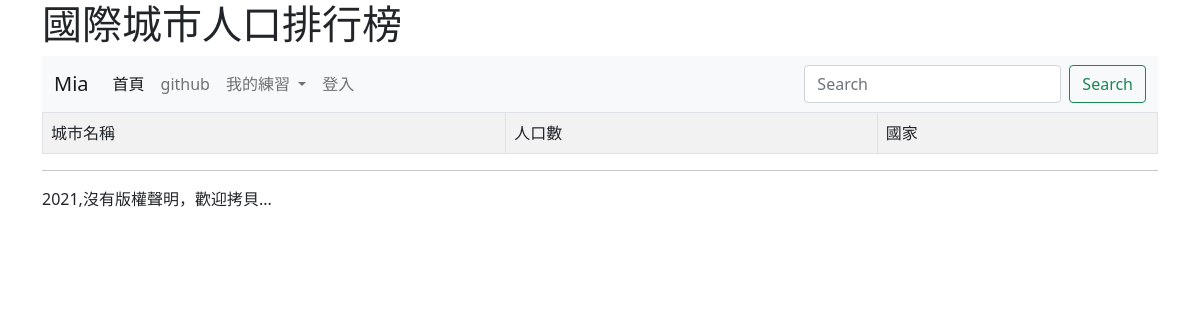
Before: /rank/ with the older database file.
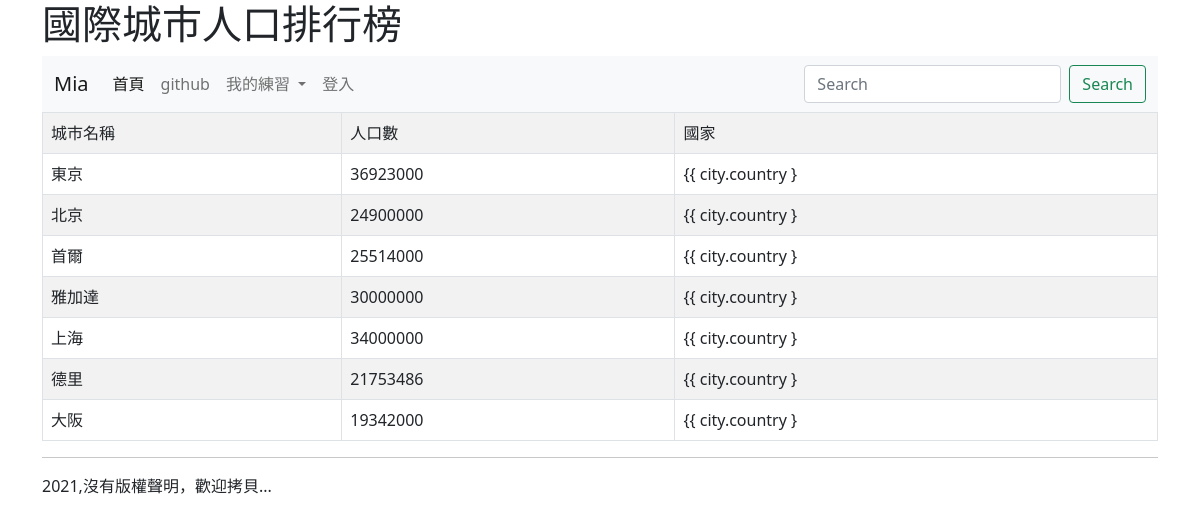
After: the same page with the newer database file.
### mysite/models.py (models this page shows, shortened)
class City(models.Model):
    name = models.CharField(max_length=10)
    population = models.PositiveIntegerField(default=0)
    country = models.ForeignKey(Country, on_delete=models.CASCADE)

### mysite/views.py (the view)
# urls.py: path('rank/', rank),
def rank(request):
	cities = City.objects.all()
	return render(request, "rank.html", locals())

### templates/rank.html (shortened to what this page needs)
{% extends "base.html" %}
{% block headmessage %}<h1>國際城市人口排行榜</h1> {% endblock %}
{% block content %}
<table class= 'table table-striped table-bordered'>
	<tr><td>城市名稱</td><td>人口數</td><td>國家</td></tr>
{% for city in cities %}
	<tr>
		<td>{{ city.name }}</td>
		<td>{{ city.population }}</td>
		<td>{{ city.country }</td>
	</tr>
{% endfor %}
</table>
{% endblock %}

### templates/base.html (shortened to what this page needs)
<!doctype html>
<html>
  <head>
    <link href="https://cdn.jsdelivr.net/npm/bootstrap@5.0.0-beta3/dist/css/bootstrap.min.css" rel="stylesheet">
  </head>
  <body>
  	<div class="container">
  		{% block headmessage %} {% endblock %}
 		{% include "header.html" %}
  		{% block content %} {% endblock %}
  		{% include "footer.html" %}
  </div>
  </body>
</html>

### templates/header.html (shortened to what this page needs)
		<nav class="navbar navbar-expand-lg navbar-light bg-light">
  <div class="container-fluid">
    <a class="navbar-brand" href="#">Mia</a>
    <div class="collapse navbar-collapse" id="navbarSupportedContent">
      <ul class="navbar-nav me-auto mb-2 mb-lg-0">
        <li class="nav-item">
          <a class="nav-link active" aria-current="page" href="/">首頁</a>
        </li>
        <li class="nav-item">
          <a class="nav-link" href="https://github.com/Mia8858/Mia">github</a>
        </li>
        <li class="nav-item dropdown">
          <a class="nav-link dropdown-toggle" href="#" id="navbarDropdown" role="button" data-bs-toggle="dropdown" aria-expanded="false">
            我的練習
          </a>
        </li>
        {% if request.user.is_authenticated %}
        <li class="nav-item">
          <a class="nav-link" href="/admin/" tabindex="-1">管理後台</a>
        </li>
        <li class="nav-item">
          <a class="nav-link" href="/logout/" tabindex="-1">登出</a>
        </li>
        {% else %}
        <li class="nav-item">
          <a class="nav-link" href="/admin/" tabindex="-1">登入</a>
        </li>
        {% endif %}
      </ul>
      <form class="d-flex">
        <input class="form-control me-2" type="search" placeholder="Search" aria-label="Search">
        <button class="btn btn-outline-success" type="submit">Search</button>
      </form>
    </div>
  </div>
</nav>

### templates/footer.html
<hr>
2021,沒有版權聲明，歡迎拷貝...

Changed rows visible on the page:
added City: name "東京", population "36923000"
added City: name "北京", population "24900000"
added City: name "首爾", population "25514000"
added City: name "雅加達", population "30000000"
added City: name "上海", population "34000000"
added City: name "德里", population "21753486"
added City: name "大阪", population "19342000"
